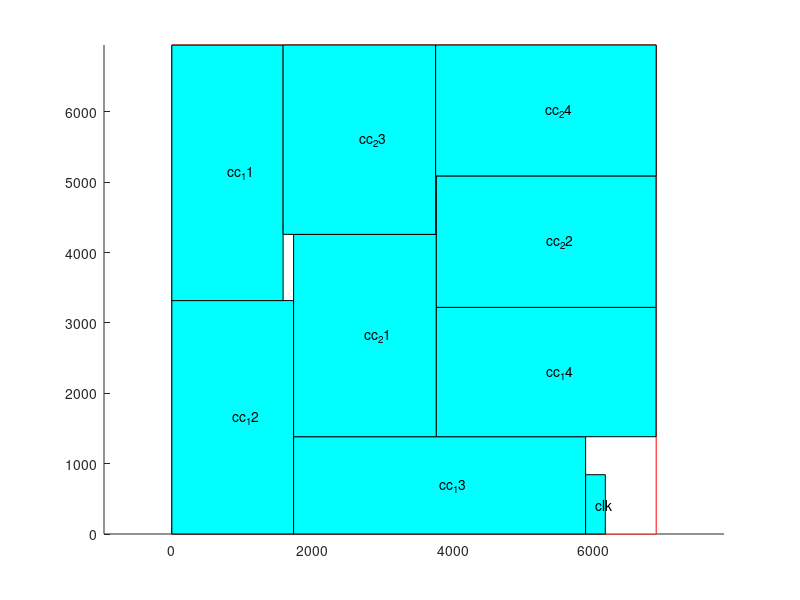
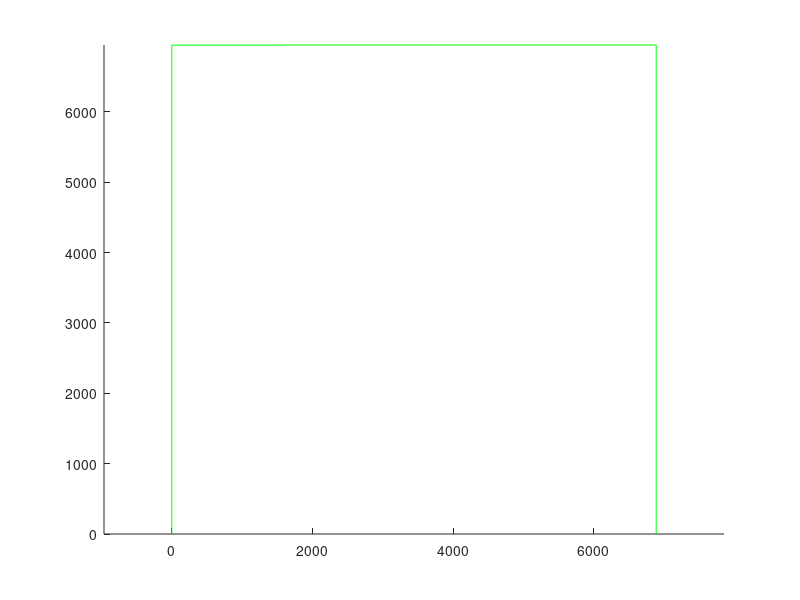

The MATLAB source for these figures, in order:
figure(1)
axis equal;
hold on
grid on
% area range
block_x=[ 0 0 6885 6885 0];
block_y=[ 0 6951 6951 0 0];
fill(block_x,block_y,'w','Edgecolor','r');
% block location
block_x=[ 0 0 1731 1731 0 ];
block_y=[ 0 3318 3318 0 0 ];
fill(block_x,block_y,'c');
text(865,1659,'cc_12');
block_x=[ 1731 1731 5882 5882 1731 ];
block_y=[ 0 1383 1383 0 0 ];
fill(block_x,block_y,'c');
text(3806,691,'cc_13');
block_x=[ 5882 5882 6162 6162 5882 ];
block_y=[ 0 843 843 0 0 ];
fill(block_x,block_y,'c');
text(6022,421,'clk');
block_x=[ 1731 1731 3760 3760 1731 ];
block_y=[ 1383 4259 4259 1383 1383 ];
fill(block_x,block_y,'c');
text(2745,2821,'cc_21');
block_x=[ 3760 3760 6883 6883 3760 ];
block_y=[ 1383 3222 3222 1383 1383 ];
fill(block_x,block_y,'c');
text(5321,2302,'cc_14');
block_x=[ 3760 3760 6883 6883 3760 ];
block_y=[ 3222 5090 5090 3222 3222 ];
fill(block_x,block_y,'c');
text(5321,4156,'cc_22');
block_x=[ 0 0 1582 1582 0 ];
block_y=[ 3318 6949 6949 3318 3318 ];
fill(block_x,block_y,'c');
text(791,5133,'cc_11');
block_x=[ 1582 1582 3750 3750 1582 ];
block_y=[ 4259 6951 6951 4259 4259 ];
fill(block_x,block_y,'c');
text(2666,5605,'cc_23');
block_x=[ 3750 3750 6885 6885 3750 ];
block_y=[ 5090 6951 6951 5090 5090 ];
fill(block_x,block_y,'c');
text(5317,6020,'cc_24');
grid
figure(2)
axis equal;
hold on
grid on
% area range
line([0 0],[0 6949],'color','g')
line([0 1582],[6949 6949],'color','g')
line([1582 1582],[6949 6951],'color','g')
line([1582 3750],[6951 6951],'color','g')
line([3750 3750],[6951 6951],'color','g')
line([3750 6885],[6951 6951],'color','g')
line([6885 6885],[6951 0],'color','g')
grid
